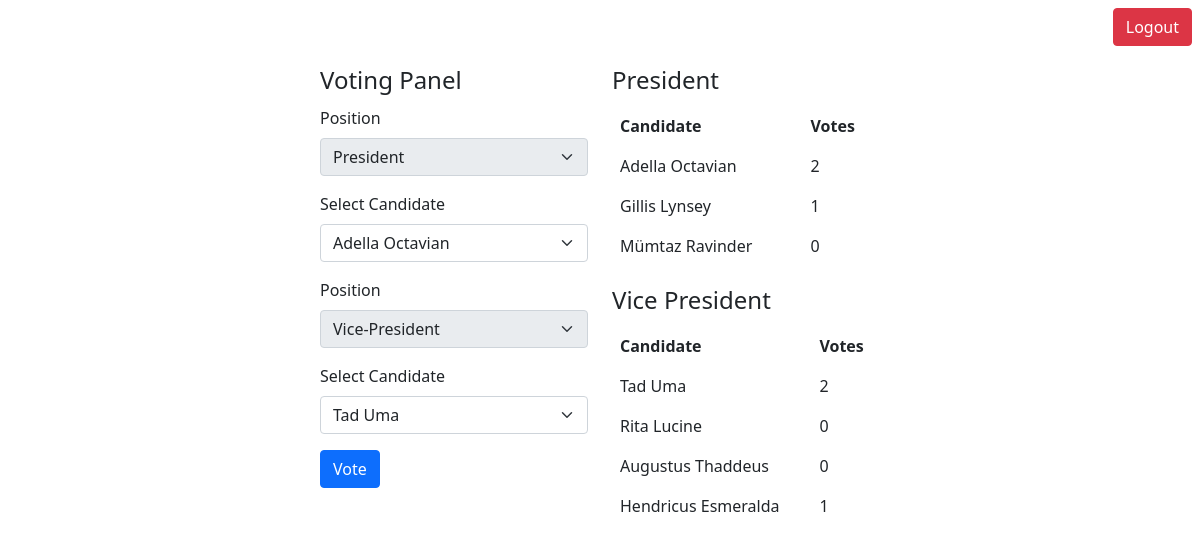
/dashboard (signed in), run on an earlier commit of the app's database.
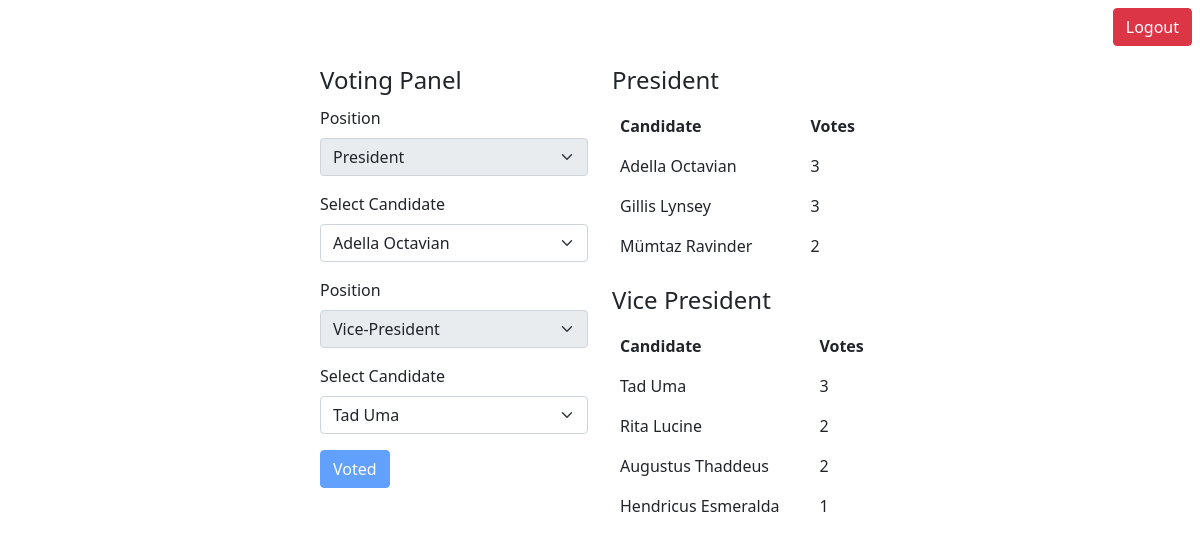
And on a later commit of the database.
### website/model.py (models this page shows, shortened)
class Vote(db.Model):
        _id = db.Column(db.Integer, primary_key=True, autoincrement=True)
        _fkid = db.Column(db.Integer, db.ForeignKey('position._id'))
        _name = db.Column(db.String(50), nullable=False)
        _total_votes = db.Column(db.Integer, nullable=False, default=0)

### website/views.py (the view)
@views.route('/dashboard')
def dashboard():
        if 'user' in session:
                user = session['user']
                candidates = Vote.query.all()
                return render_template('dashboard.html', user=user, candidates=candidates)
        return redirect(url_for('views.login'))

### website/templates/dashboard.html (shortened to what this page needs)
<!doctype html>
<html lang="en">
<head>
        <link href="https://cdn.jsdelivr.net/npm/bootstrap@5.1.3/dist/css/bootstrap.min.css" rel="stylesheet"
>
</head>
<body>
        <ul class="nav justify-content-end m-2">
                <form class="nav-item pd" method="POST" action="logout.do">
                        <button type="submit" class="btn btn-danger">Logout</button>
                </form>
        </ul>
        <div class="container col-6 d-flex p-2">
                <div class="container">
                        <form method="POST" action="vote.do">
                                <legend>Voting Panel</legend>
                                <div class="mb-3">
                                        <label for="select" class="form-label">Position</label>
                                        <select id="" class="form-select" disabled>
                                                <option>President</option>
                                        </select>
                                </div>
                                <div class="mb-3">
                                        <label for="select" class="form-label">Select Candidate</label>
                                        <select id="" name="p-candidate" class="form-select">
                                                {% for cand in candidates %}
                                                {% if 1 in [cand._fkid] %}
                                                <option>{{cand._name}}</option>
                                                {% endif %}
                                                {% endfor %}
                                        </select>
                                </div>
                                <div class="mb-3">
                                        <label for="select" class="form-label">Position</label>
                                        <select id="" class="form-select" disabled>
                                                <option>Vice-President</option>
                                        </select>
                                </div>
                                <div class="mb-3">
                                        <label for="select" class="form-label">Select Candidate</label>
                                        <select id="" name="vp-candidate" class="form-select">
                                                {% for cand in candidates %}
                                                {% if 2 in [cand._fkid] %}
                                                <option>{{cand._name}}</option>
                                                {% endif %}
                                                {% endfor %}
                                        </select>
                                </div>
                                <div class="mb-3">
                                        {% if user.voted == 1 %}
                                                <button type="submit" class="btn btn-primary" disabled>Voted</button>
                                        {% else %}
                                                <button type="submit" class="btn btn-primary">Vote</button>
                                        {% endif %}
                                </div>
                        </form>
                </div>
                <div class="container">
                        <legend>President</legend>
                        <table class="table table-borderless">
                                <thead>
                                        <tr>
                                                <th scope="col">Candidate</th>
                                                <th scope="col">Votes</th>
                                        </tr>
                                </thead>
                                <tbody>
                                        {% for cand in candidates %}
                                        {% if 1 in [cand._fkid] %}
                                        <tr>
                                                <td>{{cand._name}}</td>
                                                <td>{{cand._total_votes}}</td>
                                        </tr>
                                        {% endif %}
                                        {% endfor %}
                                </tbody>
                        </table>
                        <legend>Vice President</legend>
                        <table class="table table-borderless">
                                <thead>
                                        <tr>
                                                <th scope="col">Candidate</th>
                                                <th scope="col">Votes</th>
                                        </tr>
                                </thead>
                                <tbody>
                                        {% for cand in candidates %}
                                        {% if 2 in [cand._fkid] %}
                                        <tr>
                                                <td>{{cand._name}}</td>
                                                <td>{{cand._total_votes}}</td>
                                        </tr>
                                        {% endif %}
                                        {% endfor %}
                                </tbody>
                        </table>
                </div>
        </div>
</body>
</html>

What changed in the data, as far as the page shows it:
changed Vote "Adella Octavian": _total_votes "2" → "3"
changed Vote "Gillis Lynsey": _total_votes "1" → "3"
changed Vote "Mümtaz Ravinder": _total_votes "0" → "2"
changed Vote "Tad Uma": _total_votes "2" → "3"
changed Vote "Rita Lucine": _total_votes "0" → "2"
changed Vote "Augustus Thaddeus": _total_votes "0" → "2"
Also different on the page:
text no longer shown: "Vote"
text now shown: "Voted"
